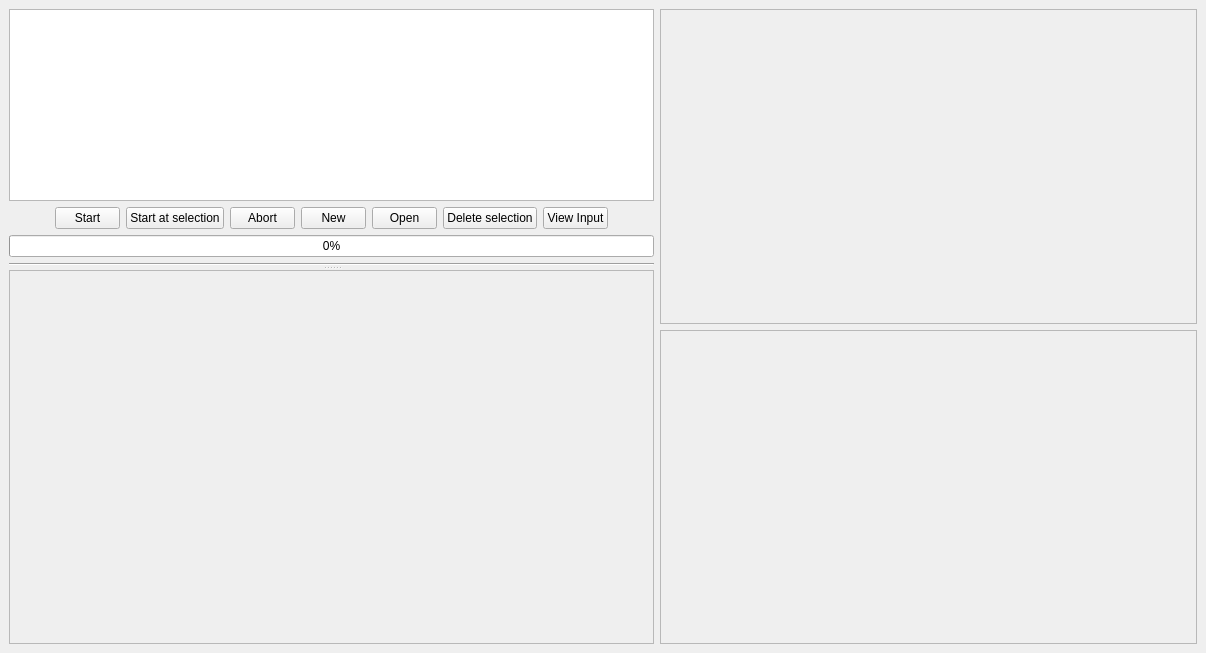
<?xml version="1.0" encoding="UTF-8"?>
<ui version="4.0">
 <class>DockWidget</class>
 <widget class="QDockWidget" name="DockWidget">
  <property name="geometry">
   <rect>
    <x>0</x>
    <y>0</y>
    <width>1206</width>
    <height>653</height>
   </rect>
  </property>
  <property name="floating">
   <bool>true</bool>
  </property>
  <property name="windowTitle">
   <string>Batch Manager</string>
  </property>
  <widget class="QWidget" name="dockWidgetContents">
   <layout class="QGridLayout" name="gridLayout_11">
    <item row="0" column="0" rowspan="2">
     <widget class="QSplitter" name="splitter">
      <property name="sizePolicy">
       <sizepolicy hsizetype="Preferred" vsizetype="Expanding">
        <horstretch>0</horstretch>
        <verstretch>0</verstretch>
       </sizepolicy>
      </property>
      <property name="orientation">
       <enum>Qt::Vertical</enum>
      </property>
      <widget class="QWidget" name="layoutWidget">
       <layout class="QVBoxLayout" name="verticalLayout" stretch="0,0,0">
        <item>
         <layout class="QGridLayout" name="gridLayout_2">
          <item row="1" column="5">
           <widget class="QPushButton" name="btnOpen">
            <property name="maximumSize">
             <size>
              <width>65</width>
              <height>16777215</height>
             </size>
            </property>
            <property name="baseSize">
             <size>
              <width>60</width>
              <height>0</height>
             </size>
            </property>
            <property name="text">
             <string>Open</string>
            </property>
           </widget>
          </item>
          <item row="1" column="6">
           <widget class="QPushButton" name="btnDelete">
            <property name="maximumSize">
             <size>
              <width>100</width>
              <height>16777215</height>
             </size>
            </property>
            <property name="text">
             <string>Delete selection</string>
            </property>
           </widget>
          </item>
          <item row="1" column="7">
           <widget class="QPushButton" name="btnViewInput">
            <property name="maximumSize">
             <size>
              <width>65</width>
              <height>16777215</height>
             </size>
            </property>
            <property name="baseSize">
             <size>
              <width>60</width>
              <height>0</height>
             </size>
            </property>
            <property name="text">
             <string>View Input</string>
            </property>
           </widget>
          </item>
          <item row="1" column="3">
           <widget class="QPushButton" name="btnAbort">
            <property name="maximumSize">
             <size>
              <width>65</width>
              <height>16777215</height>
             </size>
            </property>
            <property name="baseSize">
             <size>
              <width>60</width>
              <height>0</height>
             </size>
            </property>
            <property name="text">
             <string>Abort</string>
            </property>
           </widget>
          </item>
          <item row="1" column="4">
           <widget class="QPushButton" name="btnNew">
            <property name="maximumSize">
             <size>
              <width>65</width>
              <height>16777215</height>
             </size>
            </property>
            <property name="baseSize">
             <size>
              <width>60</width>
              <height>0</height>
             </size>
            </property>
            <property name="text">
             <string>New</string>
            </property>
           </widget>
          </item>
          <item row="1" column="1">
           <widget class="QPushButton" name="btnStart">
            <property name="maximumSize">
             <size>
              <width>65</width>
              <height>16777215</height>
             </size>
            </property>
            <property name="baseSize">
             <size>
              <width>60</width>
              <height>0</height>
             </size>
            </property>
            <property name="text">
             <string>Start</string>
            </property>
           </widget>
          </item>
          <item row="0" column="0" colspan="9">
           <widget class="QListWidget" name="listwBatch">
            <property name="sizePolicy">
             <sizepolicy hsizetype="Expanding" vsizetype="Expanding">
              <horstretch>0</horstretch>
              <verstretch>0</verstretch>
             </sizepolicy>
            </property>
           </widget>
          </item>
          <item row="1" column="0">
           <spacer name="horizontalSpacer">
            <property name="orientation">
             <enum>Qt::Horizontal</enum>
            </property>
            <property name="sizeHint" stdset="0">
             <size>
              <width>40</width>
              <height>20</height>
             </size>
            </property>
           </spacer>
          </item>
          <item row="1" column="8">
           <spacer name="horizontalSpacer_2">
            <property name="orientation">
             <enum>Qt::Horizontal</enum>
            </property>
            <property name="sizeHint" stdset="0">
             <size>
              <width>40</width>
              <height>20</height>
             </size>
            </property>
           </spacer>
          </item>
          <item row="1" column="2">
           <widget class="QPushButton" name="btnStartAtSelection">
            <property name="maximumSize">
             <size>
              <width>100</width>
              <height>16777215</height>
             </size>
            </property>
            <property name="baseSize">
             <size>
              <width>60</width>
              <height>0</height>
             </size>
            </property>
            <property name="text">
             <string>Start at selection</string>
            </property>
           </widget>
          </item>
         </layout>
        </item>
        <item>
         <widget class="QProgressBar" name="progressBar">
          <property name="minimum">
           <number>0</number>
          </property>
          <property name="value">
           <number>0</number>
          </property>
          <property name="textVisible">
           <bool>true</bool>
          </property>
          <property name="textDirection">
           <enum>QProgressBar::TopToBottom</enum>
          </property>
         </widget>
        </item>
        <item>
         <widget class="Line" name="line">
          <property name="orientation">
           <enum>Qt::Horizontal</enum>
          </property>
         </widget>
        </item>
       </layout>
      </widget>
      <widget class="QScrollArea" name="scrollArea">
       <property name="sizePolicy">
        <sizepolicy hsizetype="Expanding" vsizetype="Expanding">
         <horstretch>0</horstretch>
         <verstretch>1</verstretch>
        </sizepolicy>
       </property>
       <property name="widgetResizable">
        <bool>true</bool>
       </property>
       <widget class="QWidget" name="scrollAreaWidgetContents">
        <property name="geometry">
         <rect>
          <x>0</x>
          <y>0</y>
          <width>653</width>
          <height>343</height>
         </rect>
        </property>
        <layout class="QGridLayout" name="gridLayout">
         <item row="0" column="0">
          <widget class="QLabel" name="labelMeta_info">
           <property name="text">
            <string/>
           </property>
           <property name="alignment">
            <set>Qt::AlignLeading|Qt::AlignLeft|Qt::AlignTop</set>
           </property>
          </widget>
         </item>
        </layout>
       </widget>
      </widget>
     </widget>
    </item>
    <item row="0" column="1">
     <widget class="QScrollArea" name="scrollAreaStdOut">
      <property name="enabled">
       <bool>true</bool>
      </property>
      <property name="sizePolicy">
       <sizepolicy hsizetype="Expanding" vsizetype="Expanding">
        <horstretch>0</horstretch>
        <verstretch>1</verstretch>
       </sizepolicy>
      </property>
      <property name="widgetResizable">
       <bool>true</bool>
      </property>
      <widget class="QWidget" name="scrollAreaWidgetContents_4">
       <property name="geometry">
        <rect>
         <x>0</x>
         <y>0</y>
         <width>525</width>
         <height>303</height>
        </rect>
       </property>
       <layout class="QGridLayout" name="gridLayout_3">
        <item row="0" column="0">
         <widget class="QLabel" name="labelStdOut">
          <property name="text">
           <string/>
          </property>
          <property name="alignment">
           <set>Qt::AlignLeading|Qt::AlignLeft|Qt::AlignTop</set>
          </property>
          <property name="wordWrap">
           <bool>true</bool>
          </property>
         </widget>
        </item>
       </layout>
      </widget>
     </widget>
    </item>
    <item row="1" column="1">
     <widget class="QScrollArea" name="scrollAreaOutputInfo">
      <property name="sizePolicy">
       <sizepolicy hsizetype="Expanding" vsizetype="Expanding">
        <horstretch>0</horstretch>
        <verstretch>1</verstretch>
       </sizepolicy>
      </property>
      <property name="widgetResizable">
       <bool>true</bool>
      </property>
      <widget class="QWidget" name="scrollAreaWidgetContents_6">
       <property name="geometry">
        <rect>
         <x>0</x>
         <y>0</y>
         <width>525</width>
         <height>303</height>
        </rect>
       </property>
       <layout class="QGridLayout" name="gridLayout_8">
        <item row="0" column="0">
         <widget class="QLabel" name="labelOutputInfo">
          <property name="text">
           <string/>
          </property>
          <property name="alignment">
           <set>Qt::AlignLeading|Qt::AlignLeft|Qt::AlignTop</set>
          </property>
         </widget>
        </item>
       </layout>
      </widget>
     </widget>
    </item>
   </layout>
  </widget>
 </widget>
 <tabstops>
  <tabstop>listwBatch</tabstop>
  <tabstop>btnStart</tabstop>
  <tabstop>btnAbort</tabstop>
  <tabstop>btnNew</tabstop>
  <tabstop>btnOpen</tabstop>
  <tabstop>btnDelete</tabstop>
  <tabstop>btnViewInput</tabstop>
  <tabstop>scrollArea</tabstop>
  <tabstop>scrollAreaStdOut</tabstop>
  <tabstop>scrollAreaOutputInfo</tabstop>
 </tabstops>
 <resources/>
 <connections/>
</ui>
